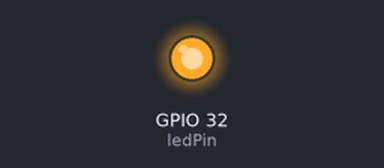
This sketch was run on a simulated ESP32. Shown: output pins drawn as LEDs (lit = HIGH). What the sketch prints to the serial monitor is not drawn.

Above: at 2.5 s.
At 7.5 s:
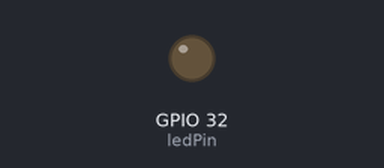
Timing chart, 0 to 13.0 s (numbered marks = the images above):
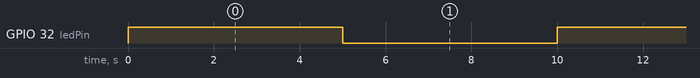

Measured:
- by itself, GPIO 32 (ledPin): alternates HIGH for 5.0 s and LOW for 5.0 s

The sketch:

sketch_sep13a.ino
```cpp
const int ledPin = 32; // Define the GPIO pin for the LED

void setup() {
  // Initialize the serial communication
  Serial.begin(115200);

  // Set the LED pin as an output
  pinMode(ledPin, OUTPUT);

  // Print a message to the serial monitor
  Serial.println("GPIO 26 is blinking.");
}

void loop() {
  // Turn the LED on
  digitalWrite(ledPin, HIGH);

  // Wait for a second
  delay(5000);

  // Turn the LED off
  digitalWrite(ledPin, LOW);

  // Wait for a second
  delay(5000);
}
```
